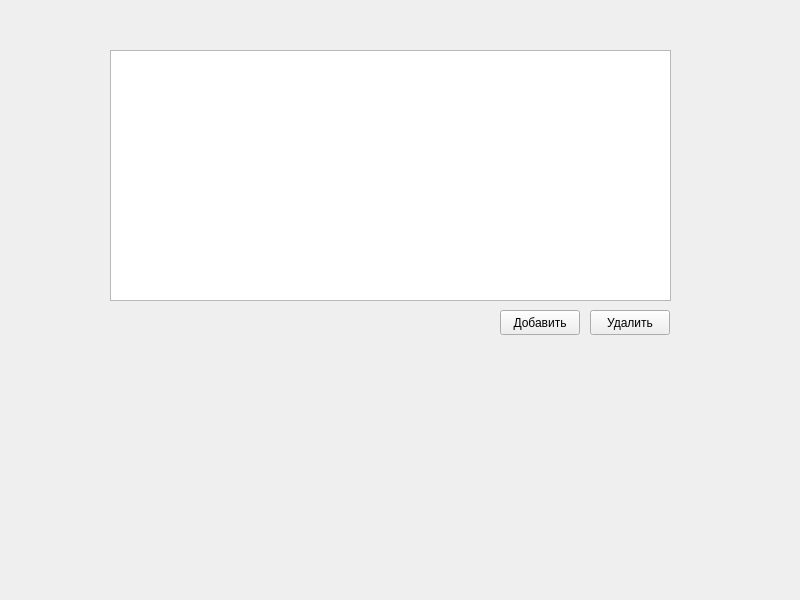
<?xml version="1.0" encoding="UTF-8"?>
<ui version="4.0">
 <class>edit_table</class>
 <widget class="QWidget" name="edit_table">
  <property name="geometry">
   <rect>
    <x>0</x>
    <y>0</y>
    <width>800</width>
    <height>600</height>
   </rect>
  </property>
  <property name="windowTitle">
   <string>Form</string>
  </property>
  <widget class="QTableView" name="w_table">
   <property name="geometry">
    <rect>
     <x>110</x>
     <y>50</y>
     <width>561</width>
     <height>251</height>
    </rect>
   </property>
  </widget>
  <widget class="QPushButton" name="pushButton">
   <property name="geometry">
    <rect>
     <x>590</x>
     <y>310</y>
     <width>80</width>
     <height>25</height>
    </rect>
   </property>
   <property name="text">
    <string>Удалить</string>
   </property>
  </widget>
  <widget class="QPushButton" name="pushButton_2">
   <property name="geometry">
    <rect>
     <x>500</x>
     <y>310</y>
     <width>80</width>
     <height>25</height>
    </rect>
   </property>
   <property name="text">
    <string>Добавить</string>
   </property>
  </widget>
 </widget>
 <resources/>
 <connections/>
</ui>
